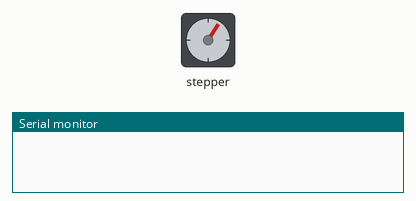
Bench run of a sketch on a simulated Arduino Uno, built with avr-gcc and run on an emulated ATmega328P. Parts: stepper motor, the last lines printed to the serial monitor. Wiring (inferred from the names in the program): stepper motor driver (200 steps per turn assumed): step pin 10; direction pin 9; enable pin 8.

Above: at 0.05 s.
At 0.4 s:
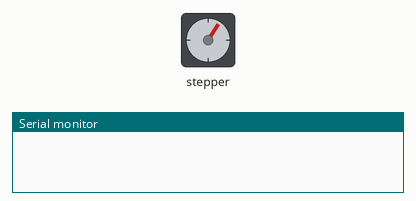
At 0.8 s:
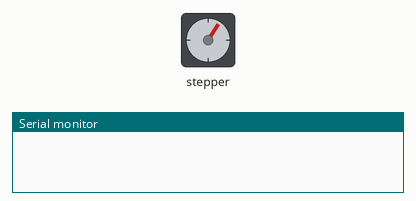
At 1.8 s:
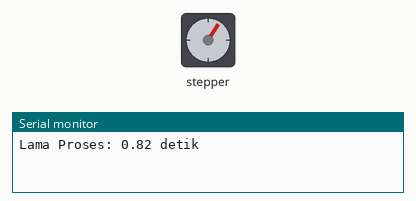
Timing chart, 0 to 4.2 s (numbered marks = the images above):
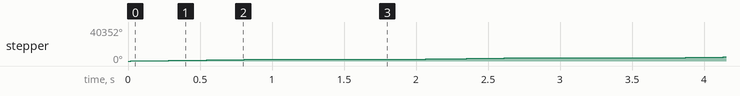

Measured:
- by itself, stepper: turns 1834° clockwise in 0.81 s, repeating every 1.8 s

The sketch:

200_pulse.ino
```cpp
int en = 8;
int dir = 9;
int pul = 10;

void setup() {
  pinMode(en, OUTPUT);
  pinMode(dir, OUTPUT);
  pinMode(pul, OUTPUT);
  Serial.begin(9600);
}

void loop() {
  digitalWrite(en, LOW);
  digitalWrite(dir, HIGH);

  unsigned long startTime = micros();

  for (int i=0; i<1019; i++) {
    digitalWrite(pul, HIGH);
    delayMicroseconds(400);
    digitalWrite(pul, LOW);
    delayMicroseconds(400);
  }

  unsigned long endTime = micros();

  float durasiProses = (endTime - startTime) / 1000000.0;

  Serial.print("Lama Proses: ");
  Serial.print(durasiProses);
  Serial.print(" detik");
  Serial.print("\n");
  delay(1000);
}
```
